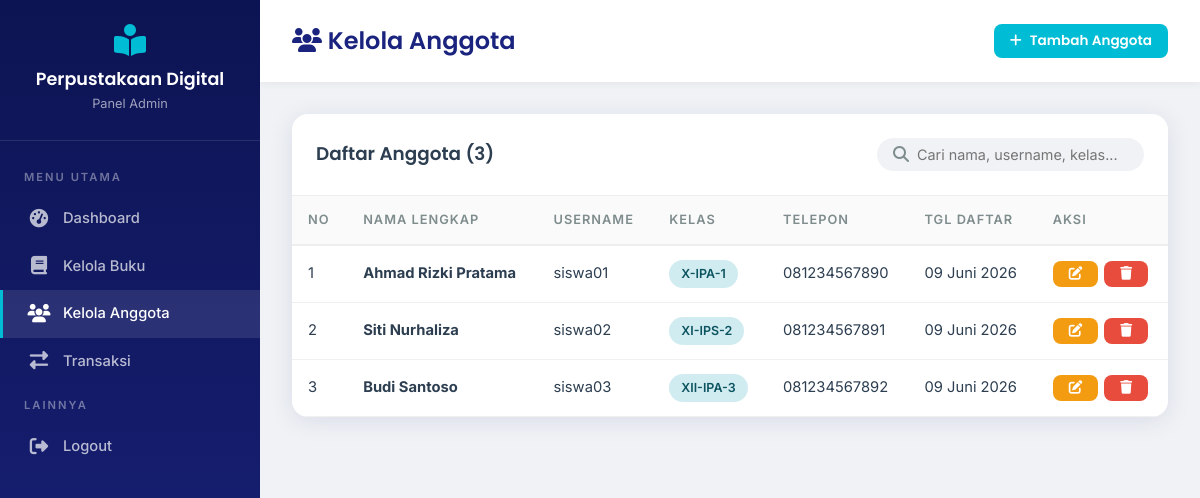
Screenshot of /web_perpus_sekolah/admin/anggota.php (signed in) with the database file from the repository.
### tables this page shows
CREATE TABLE IF NOT EXISTS users (
    id INT AUTO_INCREMENT PRIMARY KEY,
    username VARCHAR(50) NOT NULL UNIQUE,
    password VARCHAR(255) NOT NULL,
    nama_lengkap VARCHAR(100) NOT NULL,
    role ENUM('admin', 'siswa') NOT NULL DEFAULT 'siswa',
    kelas VARCHAR(20) DEFAULT NULL,
    no_telepon VARCHAR(15) DEFAULT NULL,
    alamat TEXT DEFAULT NULL,
    foto VARCHAR(255) DEFAULT NULL,
    created_at TIMESTAMP DEFAULT CURRENT_TIMESTAMP,
    updated_at TIMESTAMP DEFAULT CURRENT_TIMESTAMP ON UPDATE CURRENT_TIMESTAMP
);

### web_perpus_sekolah/config/database.php (called while the page is built, shortened)
<?php
$base_url = '/web_perpus_sekolah';
function formatTanggal($tanggal)
{
    $bulan = [
        1 => 'Januari',
        'Februari',
        'Maret',
        'April',
        'Mei',
        'Juni',
        'Juli',
        'Agustus',
        'September',
        'Oktober',
        'November',
        'Desember'
    ];
    $date = new DateTime($tanggal);
    return $date->format('d') . ' ' . $bulan[(int) $date->format('m')] . ' ' . $date->format('Y');
}
?>

### web_perpus_sekolah/admin/anggota.php (the view, shortened to what this page needs)
<?php
require_once '../config/database.php';
$search = $_GET['search'] ?? '';
$where = "role='siswa'";
$stmt = $conn->prepare("SELECT * FROM users WHERE $where ORDER BY created_at DESC");
$stmt->execute();
$members = $stmt->get_result();
?>
<!DOCTYPE html>
<html lang="id">
<head>
    <link rel="stylesheet" href="<?= $base_url ?>/assets/css/style.css">
    <link rel="stylesheet" href="https://cdnjs.cloudflare.com/ajax/libs/font-awesome/6.5.0/css/all.min.css">
</head>
<body>
<div class="dashboard-layout">
    <aside class="sidebar">
        <div class="sidebar-header">
            <i class="fas fa-book-open-reader" style="font-size:2rem;color:var(--accent);"></i>
            <h3><?= APP_NAME ?></h3><small>Panel Admin</small>
        </div>
        <nav class="sidebar-menu">
            <div class="menu-label">Menu Utama</div>
            <a href="dashboard.php"><i class="fas fa-tachometer-alt"></i> Dashboard</a>
            <a href="buku.php"><i class="fas fa-book"></i> Kelola Buku</a>
            <a href="anggota.php" class="active"><i class="fas fa-users"></i> Kelola Anggota</a>
            <a href="transaksi.php"><i class="fas fa-exchange-alt"></i> Transaksi</a>
            <div class="menu-label">Lainnya</div>
            <a href="<?= $base_url ?>/logout.php"><i class="fas fa-sign-out-alt"></i> Logout</a>
        </nav>
    </aside>
    <main class="main-content">
        <div class="content-header">
            <h1><i class="fas fa-users"></i> Kelola Anggota</h1>
            <a href="anggota_form.php" class="btn btn-primary btn-sm"><i class="fas fa-plus"></i> Tambah Anggota</a>
        </div>
        <div class="content-body">
            <div class="table-container">
                <div class="table-header">
                    <h3>Daftar Anggota (<?= $members->num_rows ?>)</h3>
                    <form method="GET"><div class="search-box"><i class="fas fa-search" style="color:var(--text-light);"></i><input type="text" name="search" placeholder="Cari nama, username, kelas..." value="<?= htmlspecialchars($search) ?>"></div></form>
                </div>
                <table class="data-table">
                    <thead><tr><th>No</th><th>Nama Lengkap</th><th>Username</th><th>Kelas</th><th>Telepon</th><th>Tgl Daftar</th><th>Aksi</th></tr></thead>
                    <tbody>
                        <?php $no=1; while ($m = $members->fetch_assoc()): ?>
                        <tr>
                            <td><?= $no++ ?></td>
                            <td><strong><?= htmlspecialchars($m['nama_lengkap']) ?></strong></td>
                            <td><?= htmlspecialchars($m['username']) ?></td>
                            <td><span class="badge badge-info"><?= $m['kelas'] ?: '-' ?></span></td>
                            <td><?= $m['no_telepon'] ?: '-' ?></td>
                            <td><?= formatTanggal($m['created_at']) ?></td>
                            <td>
                                <div class="actions">
                                    <a href="anggota_form.php?id=<?= $m['id'] ?>" class="btn btn-sm btn-warning"><i class="fas fa-edit"></i></a>
                                    <button class="btn btn-sm btn-danger" onclick="confirmDelete('anggota_hapus.php?id=<?= $m['id'] ?>','<?= addslashes($m['nama_lengkap']) ?>')"><i class="fas fa-trash"></i></button>
                                </div>
                            </td>
                        </tr>
                        <?php endwhile; ?>
                    </tbody>
                </table>
            </div>
        </div>
    </main>
</div>
</body>
</html>

### rows the page displays
users: nama_lengkap "Ahmad Rizki Pratama", username "siswa01", kelas "X-IPA-1", no_telepon "081234567890", created_at "09 Juni 2026"
users: nama_lengkap "Siti Nurhaliza", username "siswa02", kelas "XI-IPS-2", no_telepon "081234567891", created_at "09 Juni 2026"
users: nama_lengkap "Budi Santoso", username "siswa03", kelas "XII-IPA-3", no_telepon "081234567892", created_at "09 Juni 2026"

### other values shown
APP_NAME "Perpustakaan Digital"
$members->num_rows "3"
